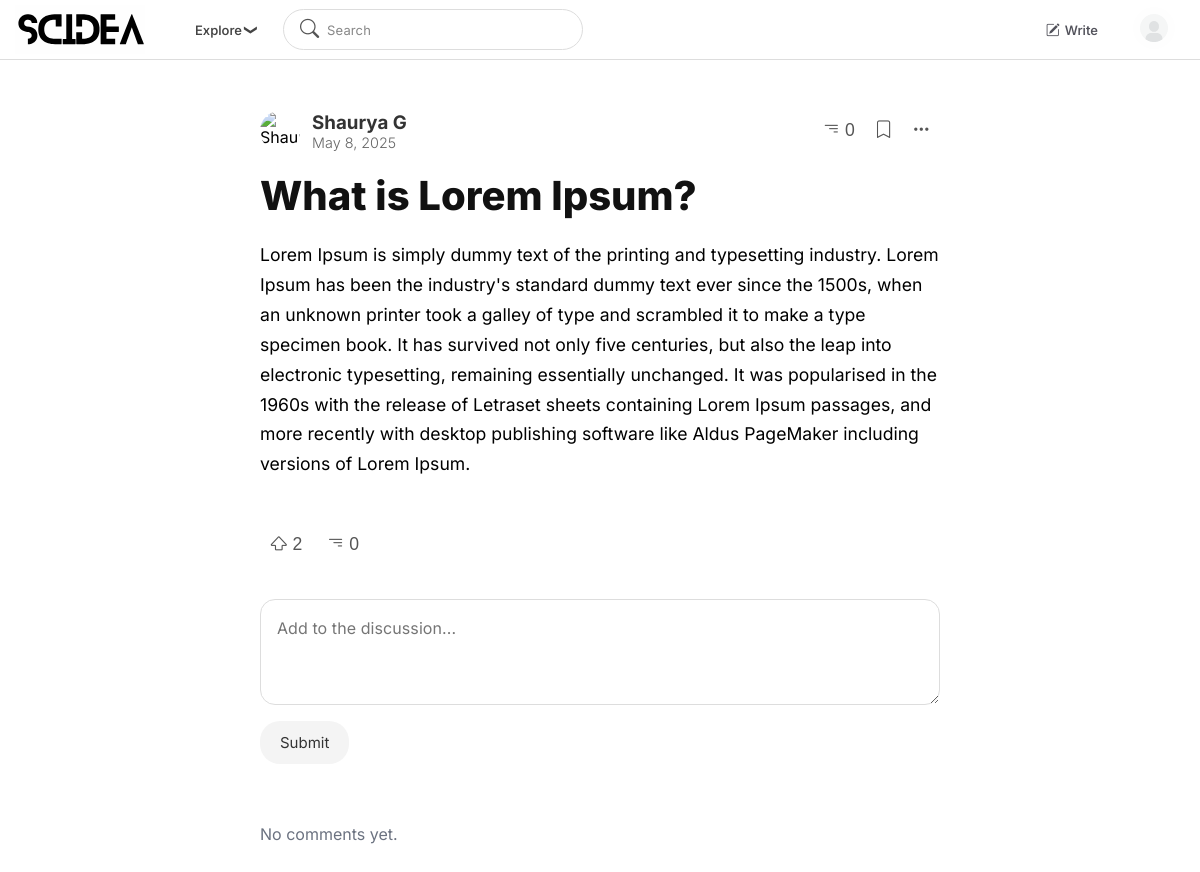
Page /ideas/posts/30/ (signed in) on the committed database.
### ideas/models.py (models this page shows, shortened)
class Post(models.Model):
    STATUS_CHOICES = [
        ('draft', 'Draft'),
        ('published', 'Published'),
    ]
    title = models.TextField(blank=True)
    content = models.TextField()
    author = models.ForeignKey(CustomUser, on_delete=models.CASCADE)
    tags = models.ManyToManyField(Tag, blank=True)
    status = models.CharField(max_length=10, choices=STATUS_CHOICES, default='draft')
    created_at = models.DateTimeField(auto_now_add=True)
    updated_at = models.DateTimeField(auto_now=True)

### users/models.py (models this page shows, shortened)
class CustomUser(AbstractUser):
    name = models.CharField(max_length=255, blank=True, null=True)
    email = models.EmailField(unique=True)
    username = models.CharField(max_length=30, unique=True, blank=True, null=True)
    profile_picture = cloudinary.models.CloudinaryField('image', blank=True, null=True)
    date_joined = models.DateTimeField(auto_now_add=True)  # Already in AbstractUser
    bio = models.TextField(blank=True, null=True)
    interest_tags = models.ManyToManyField("ideas.Tag", blank=True)
    twitter = models.URLField(blank=True, null=True)
    instagram = models.URLField(blank=True, null=True)
    linkedin = models.URLField(blank=True, null=True)
    objects = CustomUserManager()
    USERNAME_FIELD = "email"
    REQUIRED_FIELDS = []
    def get_profile_picture(self):
        if self.profile_picture:
            return self.profile_picture.url  # ✅ Cloudinary image
        if hasattr(self, 'socialaccount_set') and self.socialaccount_set.exists():
            return self.socialaccount_set.first().extra_data.get("picture")  # ✅ Google image
        return "/static/default-avatar.svg"  # ✅ Default avatar

### ideas/views.py (the view)
# urls.py: path('posts/<int:pk>/', views.post_detail, name='post_detail'),
@login_required
def post_detail(request, pk):
    post = get_object_or_404(Post, pk=pk)
    comments = Comment.objects.filter(post=post).order_by('created_at')
    upvoted = Upvote.objects.filter(post=post, user=request.user).exists()
    if request.method == 'POST':
        form = CommentForm(request.POST)
        if form.is_valid():
            comment = form.save(commit=False)
            comment.user = request.user
            comment.post = post
            comment.save()
            return redirect(f"{reverse('post_detail', kwargs={'pk': pk})}#comments")
    else:
        form = CommentForm()
    return render(request, 'ideas/post_detail.html', {
        'post': post,
        'comments': comments,
        'form': form,
        'upvoted': upvoted,
    })

### ideas/forms.py
class CommentForm(forms.ModelForm):
    class Meta:
        model = Comment
        fields = ['content']
        widgets = {
            'content': forms.Textarea(attrs={
                'rows': 3,
            }),
        }

### templates/ideas/post_detail.html (shortened to what this page needs)
{% extends 'base.html' %}
{% block head %}
{% load static %}
<link rel="stylesheet" href="{% static 'base.css' %}">
<link rel="stylesheet" href="{% static 'post_detail.css' %}">
{% endblock %}
{% block content %}
<div class="post-detail-container">
    <div class="post-header">
        <img src="{{ post.author.get_profile_picture }}" alt="{{ post.author.name|default:post.author.username }}"
             class="author-avatar">
        <div class="author-info">
            <h3 class="author-name">{{ post.author.name|default:post.author.username }}</h3>
            <p class="post-date">{{ post.created_at|date:"F j, Y" }}</p>
        </div>
        <div class="post-buttons">
            <button class="comment-btn" onclick="window.location.href='{% url 'post_detail' post.id %}#post-tags'"><i
                    class="bi bi-filter-right"></i> {{ post.comments.count }}
            </button>
            <button class="save-button" onclick="event.preventDefault();"><i class="bi bi-bookmark"></i>
            </button>
            <button class="more-options" onclick="event.preventDefault();"><i class="bi bi-three-dots"></i>
            </button>
        </div>
    </div>
    {% if post.title %}
    <h1 class="post-title">{{ post.title }}</h1>
    {% endif %}
    <div class="post-body">
        {{ post.content|linebreaks }}
    </div>
    <div class="post-actions">
        <button class="upvote-button" data-post-id="{{ post.id }}">
            {% if upvoted %}
            <i class="bi bi-shift-fill"></i> {{ post.upvotes.count }}
            {% else %}
            <i class="bi bi-shift"></i> {{ post.upvotes.count }}
            {% endif %}
        </button>
        <button class="comment-btn" onclick="window.location.href='{% url 'post_detail' post.id %}#post-tags'"><i
                class="bi bi-filter-right"></i> {{ post.comments.count }}
        </button>
    </div>
    <form method="post" id="comment-form" class="comment-form">
        <textarea
                name="content"
                placeholder="Add to the discussion..."
                class="comment-textarea"
                rows="3"
                required></textarea>
        <div class="comment-button-container">
            <button type="submit" class="comment-submit">Submit</button>
        </div>
    </form>
    <div id="comments" class="comments">
        {% for comment in comments %}
        <div class="comment">
            <div class="comment-header">
                <strong class="comment-user">{{ comment.user.name }}</strong>
                <small class="comment-date">{{ comment.created_at|date:"M d, Y" }}</small>
            </div>
            <p class="comment-content">{{ comment.content }}</p>
            <div class="divider"></div>
        </div>
        {% empty %}
        <p class="no-comments">No comments yet.</p>
        {% endfor %}
    </div>
</div>
{% endblock %}

### static/base.css (style rules this page uses)
* { margin: 0; padding: 0; box-sizing: border-box; }
html, body { height: 100%; display: flex; z-index: 1; flex-direction: column; }

### static/post_detail.css (style rules this page uses)
.post-detail-container { max-width: 720px; margin: 40px auto; padding: 0 20px; font-family: 'Inter', sans-serif; }
.post-header { display: flex; align-items: center; margin-bottom: 20px; margin-top: 50px; }
.author-avatar { width: 40px; height: 40px; border-radius: 50%; object-fit: cover; margin-right: 12px; }
.author-info { font-family: 'Inter', sans-serif; font-size: 1rem; font-weight: 500; color: #333; }
.post-date { font-family: 'Inter', sans-serif; font-size: 0.9rem; font-weight: 300; color: #666; }
.post-buttons { display: flex; margin-left: auto; }
.post-buttons button { background: none; border: none; padding: 10px; border-radius: 100px; cursor: pointer; font-size: 1.1rem; color: #555; }
.post-title { font-size: 2.5rem; margin: 20px 0; font-weight: 800; letter-spacing: 0rem; font-family: 'Inter', sans-serif; color: #111; text-decoration: none; }
.post-body { font-size: 1.1rem; line-height: 1.7; }
.post-actions button { margin-top: 1.3rem; background: none; border: none; padding: 10px; border-radius: 100px; font-size: 1.1rem; color: #555; cursor: pointer; }
.comments { margin-top: 1.5rem; margin-top: 60px; display: flex; flex-direction: column; gap: 1rem; }
.no-comments { color: #6b7280; }
.comment-form { display: flex; flex-direction: column; gap: 1rem; margin-top: 1.5rem; }
.comment-textarea { width: 100%; height: auto; font-family: 'Inter', sans-serif; line-height: 1.5rem; letter-spacing: 0.005em; color: #333; min-height: 40px; padding: 16px; font-size: 16px; border: 1px solid #ddd; resize: vertical; border-radius: 15px; overflow-y: auto; margin-top: 10px; }
.comment-button-container { display: flex; justify-content: flex-start; }
.comment-submit { padding: 12px 20px; font-size: 15px; border: none; font-family: 'Inter', sans-serif; border-radius: 20px; cursor: pointer; transition: 0s ease-in-out; background-color: #f4f4f4; color: #333; }

### rows in the picture
Post: author.name "Shaurya G", created_at "May 8, 2025", comments.count "0", title "What is Lorem Ipsum?", content "Lorem Ipsum is simply dummy text of the printing and typesetting industry. Lorem Ipsum has been the industry's standard dummy text ever since the 1500s, when an unknown printer took a galley of type and scrambled it to make a type specimen book. It has survived not only five centuries, but also the leap into electronic typesetting, remaining essentially unchanged. It was popularised in the 1960s with the release of Letraset sheets containing Lorem Ipsum passages, and more recently with desktop publishing software like Aldus PageMaker including versions of Lorem Ipsum.", upvotes.count "2"
